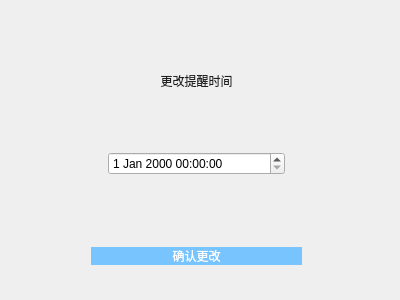
<?xml version="1.0" encoding="UTF-8"?>
<ui version="4.0">
 <class>edit_reminder</class>
 <widget class="QDialog" name="edit_reminder">
  <property name="geometry">
   <rect>
    <x>0</x>
    <y>0</y>
    <width>400</width>
    <height>300</height>
   </rect>
  </property>
  <property name="windowTitle">
   <string>Dialog</string>
  </property>
  <widget class="QWidget" name="verticalLayoutWidget">
   <property name="geometry">
    <rect>
     <x>10</x>
     <y>10</y>
     <width>373</width>
     <height>261</height>
    </rect>
   </property>
   <layout class="QVBoxLayout" name="verticalLayout" stretch="2,2,1,2">
    <property name="sizeConstraint">
     <enum>QLayout::SetNoConstraint</enum>
    </property>
    <property name="leftMargin">
     <number>10</number>
    </property>
    <property name="topMargin">
     <number>5</number>
    </property>
    <property name="rightMargin">
     <number>10</number>
    </property>
    <property name="bottomMargin">
     <number>5</number>
    </property>
    <item>
     <widget class="QLabel" name="label">
      <property name="styleSheet">
       <string notr="true">font: 20 14pt '微软雅黑 Light';
color: rgb(31,31,31);</string>
      </property>
      <property name="text">
       <string>更改提醒时间</string>
      </property>
      <property name="alignment">
       <set>Qt::AlignCenter</set>
      </property>
     </widget>
    </item>
    <item>
     <layout class="QHBoxLayout" name="horizontalLayout" stretch="1,2,1">
      <property name="sizeConstraint">
       <enum>QLayout::SetNoConstraint</enum>
      </property>
      <item>
       <spacer name="horizontalSpacer">
        <property name="orientation">
         <enum>Qt::Horizontal</enum>
        </property>
        <property name="sizeHint" stdset="0">
         <size>
          <width>40</width>
          <height>20</height>
         </size>
        </property>
       </spacer>
      </item>
      <item>
       <widget class="QDateTimeEdit" name="reminder_datetime"/>
      </item>
      <item>
       <spacer name="horizontalSpacer_5">
        <property name="orientation">
         <enum>Qt::Horizontal</enum>
        </property>
        <property name="sizeHint" stdset="0">
         <size>
          <width>40</width>
          <height>20</height>
         </size>
        </property>
       </spacer>
      </item>
     </layout>
    </item>
    <item>
     <spacer name="verticalSpacer">
      <property name="orientation">
       <enum>Qt::Vertical</enum>
      </property>
      <property name="sizeHint" stdset="0">
       <size>
        <width>20</width>
        <height>35</height>
       </size>
      </property>
     </spacer>
    </item>
    <item>
     <layout class="QHBoxLayout" name="horizontalLayout_2" stretch="1,3,1">
      <property name="sizeConstraint">
       <enum>QLayout::SetNoConstraint</enum>
      </property>
      <item>
       <spacer name="horizontalSpacer_3">
        <property name="orientation">
         <enum>Qt::Horizontal</enum>
        </property>
        <property name="sizeHint" stdset="0">
         <size>
          <width>40</width>
          <height>20</height>
         </size>
        </property>
       </spacer>
      </item>
      <item>
       <widget class="QPushButton" name="btn_confirm">
        <property name="styleSheet">
         <string notr="true">QPushButton{
font: 25 14pt '微软雅黑 Light';
color: rgb(255,255,255);
background-color: rgb(120,196,255);
border: none;border-radius:15px;
}QPushButton:hover{
background-color: rgb(22,218,208);
}
QPushButton:pressed{
background-color: rgb(17,171,164);
}</string>
        </property>
        <property name="text">
         <string>确认更改</string>
        </property>
       </widget>
      </item>
      <item>
       <spacer name="horizontalSpacer_4">
        <property name="orientation">
         <enum>Qt::Horizontal</enum>
        </property>
        <property name="sizeHint" stdset="0">
         <size>
          <width>40</width>
          <height>20</height>
         </size>
        </property>
       </spacer>
      </item>
     </layout>
    </item>
   </layout>
  </widget>
 </widget>
 <resources/>
 <connections/>
</ui>
